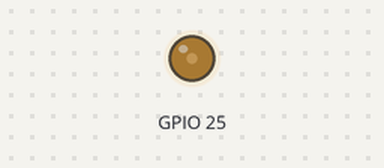
The program below on a simulated ESP32. Shown: output pins drawn as LEDs (lit = HIGH).

Above: at 0.15 s.
At 9.45 s:
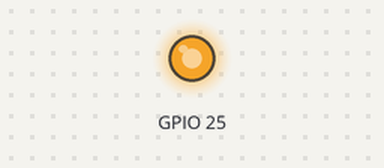
At 19.06 s:
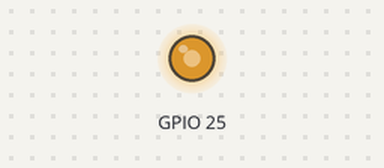
At 39.76 s:
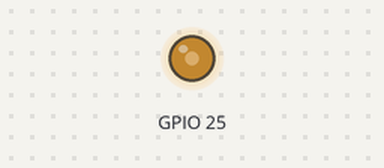
Timing chart, 0 to 40.0 s (numbered marks = the images above):
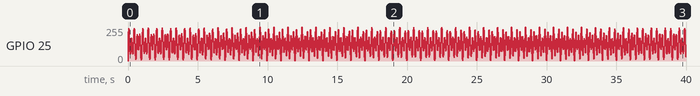

The program:

main.cpp
```cpp
#include <Arduino.h>
#include <math.h>

#define SAMPLE_RATE     100
#define I2S_NUM         I2S_NUM_0
#define BUFFER_SIZE     64

#define FREQUECY1 3
#define FREQUECY2 5


#define SINE_TABLE_SIZE 8192
float sineTable[SINE_TABLE_SIZE];

float phaseIndex1 = 0;
float phaseIndex2 = 0;

float deltaPhase1 = (FREQUECY1 * SINE_TABLE_SIZE) / SAMPLE_RATE; //3Hz signal
float deltaPhase2 = (FREQUECY2 * SINE_TABLE_SIZE) / SAMPLE_RATE; //5Hz signal

void setup() {


  Serial.begin(115200);

  //precompute sine values
  for (int i = 0; i < SINE_TABLE_SIZE; i++) {
    sineTable[i] = sinf(2.0 * M_PI * i / SINE_TABLE_SIZE);
  }

}


float t = 0.0;
void loop() {


  size_t bytes_written;


  float val;
  uint8_t dac_val;
  TickType_t xLastWakeTime;
  double period = (double)1000 /(double)SAMPLE_RATE;
  TickType_t xFrequency = 0 ;
  if(period>=1) xFrequency = pdMS_TO_TICKS(1000 / SAMPLE_RATE);
  for (int i = 0; i < BUFFER_SIZE; i++) {
    xLastWakeTime = xTaskGetTickCount();

    //i want generate signal of this form 2*sin(2*pi*3*t)+4*sin(2*pi*5*t)
    val =  2 * sineTable[(int)phaseIndex1] + 4 * sineTable[(int)phaseIndex2];

    phaseIndex1 += deltaPhase1;
    phaseIndex2 += deltaPhase2;


    //normalization for the DAC (0 to 255)
    dac_val = (uint8_t)((val / 6.0) * 127.0 + 128.0);

    dacWrite(25, dac_val);

    //Serial.printf("%d\t\n", dac_val);


    if (phaseIndex1 >= SINE_TABLE_SIZE) {
      phaseIndex1 -= SINE_TABLE_SIZE;
    }
    if (phaseIndex2 >= SINE_TABLE_SIZE) {
      phaseIndex2 -= SINE_TABLE_SIZE;
    }

    //if(1000/SAMPLE_RATE>0)vTaskDelay(pdMS_TO_TICKS(1000/SAMPLE_RATE));


    if(xFrequency>0)xTaskDelayUntil(&xLastWakeTime, xFrequency);
    else delayMicroseconds((double)1000000/(double)SAMPLE_RATE);
  }

}
```
